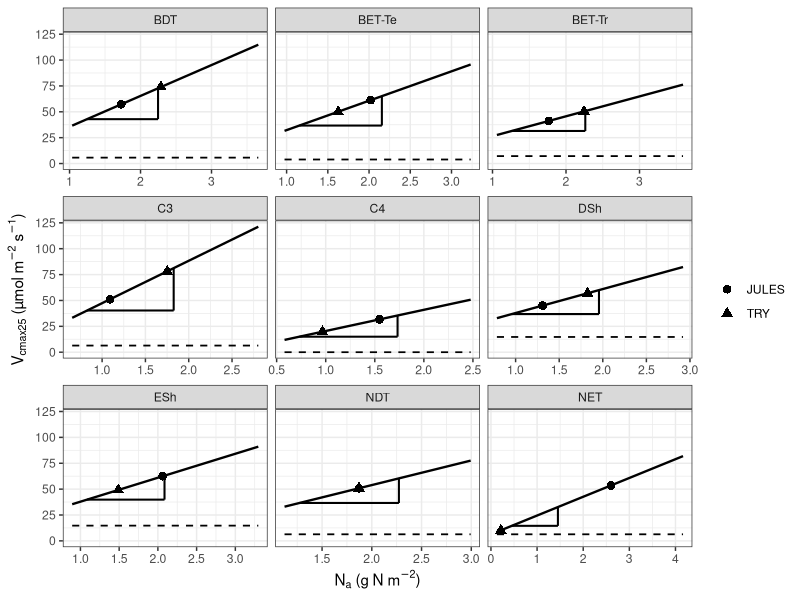

Recreate this plot in R.
# ============================================================
# FULL SCRIPT: Vcmax25 from Karina's formula + slope/intercept visual
# ============================================================

# Clean session (optional but helpful)
rm(list = ls())

# Packages
library(dplyr)
library(tidyr)
library(ggplot2)

# ---- 1) Enter your data exactly as shared ----
df <- tibble(
  PFT = c("BET-Tr","BET-Te","BDT","NET","NDT","C3","C4","ESh","DSh"),
  
  LMA_JULES = c(0.1039, 0.1403, 0.0823, 0.2263, 0.1006, 0.0498, 0.1370, 0.1515, 0.0550),
  TRY_LMA_MEDIAN = c(0.0898, 0.1069, 0.0965, 0.0195, 0.1006, 0.0724, 0.0569, 0.1306, 0.0702),
  
  NMASS_JULES = c(0.0170, 0.0144, 0.0210, 0.0115, 0.0186, 0.0219, 0.0113, 0.0136, 0.0238),
  TRY_NMASS_MEDIAN = c(0.0250, 0.0152, 0.0237, 0.0110, 0.0186, 0.0242, 0.0170, 0.0114, 0.0260),
  
  Vint_JULES = c(7.21, 3.90, 5.73, 6.32, 6.32, 6.42, 0.00, 14.71, 14.71),
  Vsl_JULES  = c(19.22, 28.40, 29.81, 18.15, 23.79, 40.96, 20.48, 23.15, 23.15)
)

# ---- 2) Karina's formula (EXACT) ----
# vcmax25 = ( vint + vsl * nmass * lma * 1000.0 ) * 1.0E-6
# Units:
#   lma   = kg m-2
#   nmass = kg/kg
# Output:
#   mol m-2 s-1 (JULES-ready)
vcmax25_karina <- function(vint, vsl, nmass, lma) {
  (vint + vsl * nmass * lma * 1000.0) * 1.0e-6
}

# ---- 3) Compute Na and vcmax25 for JULES traits and TRY medians ----
out <- df %>%
  mutate(
    # Leaf nitrogen per area (g N m-2)
    Na_gm2_JULES = NMASS_JULES * LMA_JULES * 1000.0,
    Na_gm2_TRY   = TRY_NMASS_MEDIAN * TRY_LMA_MEDIAN * 1000.0,
    
    # vcmax25 from Karina formula (mol m-2 s-1)
    vcmax25_mol_JULES   = vcmax25_karina(Vint_JULES, Vsl_JULES, NMASS_JULES, LMA_JULES),
    vcmax25_mol_TRYmed  = vcmax25_karina(Vint_JULES, Vsl_JULES, TRY_NMASS_MEDIAN, TRY_LMA_MEDIAN),
    
    # Convert to umol m-2 s-1 for plotting/interpretation
    vcmax25_umol_JULES  = vcmax25_mol_JULES  * 1e6,
    vcmax25_umol_TRYmed = vcmax25_mol_TRYmed * 1e6
  )

# Print a quick table (optional)
print(out %>%
        dplyr::select(PFT, Na_gm2_JULES, vcmax25_umol_JULES, Na_gm2_TRY, vcmax25_umol_TRYmed))

# ---- 4) Make plotting datasets ----

# 4a) Points (JULES vs TRY)
plot_pts <- out %>%
  dplyr::select(PFT, Vint_JULES, Vsl_JULES,
                Na_gm2_JULES, Na_gm2_TRY,
                vcmax25_umol_JULES, vcmax25_umol_TRYmed) %>%
  pivot_longer(
    cols = c(Na_gm2_JULES, Na_gm2_TRY, vcmax25_umol_JULES, vcmax25_umol_TRYmed),
    names_to = c(".value", "source"),
    names_pattern = "(Na_gm2|vcmax25_umol)_(JULES|TRY|TRYmed)"
  ) %>%
  mutate(source = ifelse(source == "TRYmed", "TRY", source))

# 4b) Main line per PFT: vcmax25_umol = vint + vsl * Na
line_df <- out %>%
  rowwise() %>%
  do({
    p <- .
    na_min <- min(p$Na_gm2_JULES, p$Na_gm2_TRY) * 0.6
    na_max <- max(p$Na_gm2_JULES, p$Na_gm2_TRY) * 1.6
    Na_seq <- seq(na_min, na_max, length.out = 80)
    tibble(
      PFT = p$PFT,
      Na_gm2 = Na_seq,
      vcmax25_umol = p$Vint_JULES + p$Vsl_JULES * Na_seq
    )
  }) %>%
  ungroup()

# x-range per facet (for intercept segment & slope marker placement)
x_ranges <- line_df %>%
  group_by(PFT) %>%
  summarise(xmin = min(Na_gm2), xmax = max(Na_gm2), .groups = "drop")

# 4c) Intercept reference line (y=vint), drawn across the facet x-range
intercept_seg <- out %>%
  dplyr::select(PFT, Vint_JULES) %>%
  left_join(x_ranges, by = "PFT") %>%
  mutate(
    x = xmin, xend = xmax,
    y = Vint_JULES, yend = Vint_JULES
  )

# 4d) Slope "L" marker (rise/run = vsl over 1 g N m-2), anchored near left side
slope_marker <- out %>%
  dplyr::select(PFT, Vint_JULES, Vsl_JULES) %>%
  left_join(x_ranges, by = "PFT") %>%
  mutate(
    x0 = xmin + 0.08 * (xmax - xmin),
    run = 1.0,
    y0 = Vint_JULES + Vsl_JULES * x0,
    x1 = x0 + run,
    y1 = y0,
    x2 = x1,
    y2 = y0 + Vsl_JULES * run
  )

# ---- 5) Plot ----
p <- ggplot() +
  # main line
  geom_line(data = line_df, aes(Na_gm2, vcmax25_umol), linewidth = 0.8) +
  
  # intercept indicator (dashed horizontal line)
  geom_segment(
    data = intercept_seg,
    aes(x = x, y = y, xend = xend, yend = yend),
    linetype = "dashed",
    linewidth = 0.6
  ) +
  
  # slope marker: base (run)
  geom_segment(
    data = slope_marker,
    aes(x = x0, y = y0, xend = x1, yend = y1),
    linewidth = 0.7
  ) +
  # slope marker: rise
  geom_segment(
    data = slope_marker,
    aes(x = x1, y = y1, xend = x2, yend = y2),
    linewidth = 0.7
  ) +
  
  # points
  geom_point(data = plot_pts, aes(Na_gm2, vcmax25_umol, shape = source), size = 2.6) +
  
  facet_wrap(~PFT, scales = "free_x") +
  labs(
    x = expression(N[a]~"(g N m"^{-2}*")"),
    y = expression(V[cmax25]~"(µmol m"^{-2}~"s"^{-1}*")"),
    shape = ""
  ) +
  theme_bw()

print(p)
